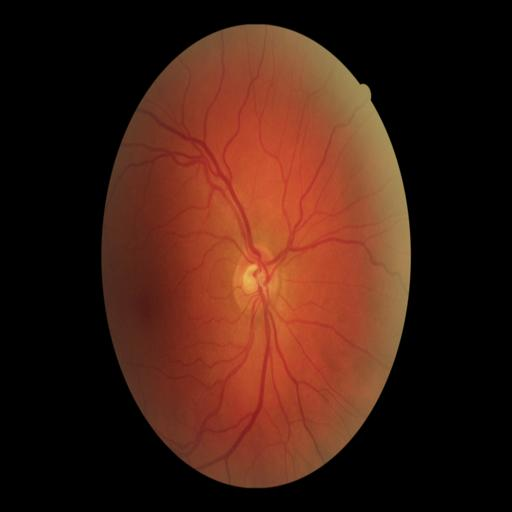
#> input picture retinal_images/181c51ba-7ec7-4727-88db-9475c76f958d.jpeg, 512 x 512 px
$ python -i retina_processor.py   (imports and definitions only)
#> lines starting #> are read from the running program, lines starting #| are printed output that depends on the picture; after the words box and inside, x2 and y2 are one past the last pixel; in counts of white or black regions, pixels touching at a corner belong together
### backend/backend-retina-analyzer/cosmos_db.py
"""
Azure Cosmos DB integration for storing and retrieving retina features.
"""
import os
from typing import Dict, Any, List, Optional
from azure.cosmos import CosmosClient, PartitionKey, exceptions
from dotenv import load_dotenv
import uuid
import json

# Load environment variables from .env file
load_dotenv()

class CosmosDBClient:
    """Client for interacting with Azure Cosmos DB."""

    def __init__(self):
        """Initialize the Cosmos DB client with connection parameters from environment variables."""
        # Get connection parameters from environment variables
        self.endpoint = os.getenv("COSMOS_ENDPOINT")
        self.key = os.getenv("COSMOS_KEY")
        self.database_name = os.getenv("COSMOS_DATABASE", "retina_database")
        self.container_name = os.getenv("COSMOS_CONTAINER", "retina_features")

        # Initialize the client
        self.client = None
        self.database = None
        self.container = None

        # Initialize connection if credentials are available
        if self.endpoint and self.key:
            self._initialize_connection()

    # [151 lines left out: functions _initialize_connection, is_connected, store_features, get_features, get_features_by_person_id, list_all_features and 1 more, not called in this run]

### backend/backend-retina-analyzer/retina_processor.py
"""
Retina image processing module for feature extraction and comparison.
"""
import cv2
import numpy as np
from skimage.feature import local_binary_pattern
from skimage.feature import hog
from skimage.measure import regionprops
from sklearn.metrics.pairwise import cosine_similarity
from typing import Dict, List, Tuple, Any, Optional, Union
from scipy.spatial import distance
from skimage.morphology import skeletonize
from skimage.feature import peak_local_max
import json
import os
import base64
from datetime import datetime
import functools
import time
from cosmos_db import CosmosDBClient
import uuid

class RetinaProcessor:
    """
    Class for processing retina images, extracting features, and comparing them.
    """
    def __init__(self):
        """Initialize the retina processor with default parameters."""
        self.blood_vessel_threshold = 30
        self.similarity_threshold = 0.95  # Threshold for determining if two retinas match
        self.standard_size = (256, 256)  # Reduced standard size for faster processing (was 512x512)
        self.bifurcation_distance_threshold = 10  # Max distance for matching bifurcation points
        self.grid_size = (8, 8)  # Grid size for spatial vessel distribution analysis

        # Create directory for storing retina data
        os.makedirs("retina_data", exist_ok=True)

        # Feature cache to avoid reprocessing the same images
        self._feature_cache = {}
        self._cache_hits = 0
        self._cache_misses = 0

        # Initialize Cosmos DB client
        self.cosmos_client = CosmosDBClient()

    # Performance monitoring decorator
    def _time_function(func):
        @functools.wraps(func)
        def wrapper(self, *args, **kwargs):
            start_time = time.time()
            result = func(self, *args, **kwargs)
            end_time = time.time()
            execution_time = end_time - start_time
            func_name = func.__name__
            if execution_time > 0.1:  # Only log slow operations
                print(f"Performance: {func_name} took {execution_time:.4f} seconds")
            return result
        return wrapper

    @_time_function
    def preprocess_image(self, image: np.ndarray) -> np.ndarray:
        """
        Preprocess the retina image for feature extraction.

        Args:
            image: Input retina image as numpy array

        Returns:
            Preprocessed image
        """
        # Resize the image to standard size
        resized = cv2.resize(image, self.standard_size, interpolation=cv2.INTER_AREA)

        # Convert to grayscale if it's a color image
        if len(resized.shape) > 2:
            gray = cv2.cvtColor(resized, cv2.COLOR_BGR2GRAY)
        else:
            gray = resized.copy()

        # Apply CLAHE (Contrast Limited Adaptive Histogram Equalization)
        clahe = cv2.createCLAHE(clipLimit=2.0, tileGridSize=(8, 8))
        enhanced = clahe.apply(gray)

        # Apply Gaussian blur to reduce noise
        blurred = cv2.GaussianBlur(enhanced, (5, 5), 0)

        return blurred

    @_time_function
    def extract_blood_vessels(self, image: np.ndarray) -> np.ndarray:
        """
        Extract blood vessels from the retina image.

        Args:
            image: Preprocessed retina image

        Returns:
            Binary image with blood vessels
        """
        # Apply adaptive thresholding to highlight blood vessels
        thresh = cv2.adaptiveThreshold(
            image, 255, cv2.ADAPTIVE_THRESH_GAUSSIAN_C,
            cv2.THRESH_BINARY_INV, 11, 2
        )

        # Apply morphological operations to enhance blood vessels
        kernel = np.ones((3, 3), np.uint8)
        opening = cv2.morphologyEx(thresh, cv2.MORPH_OPEN, kernel, iterations=1)

        return opening

    @_time_function
    def detect_optic_disc(self, image: np.ndarray) -> Tuple[Optional[Tuple[int, int]], Optional[int]]:
        """
        Detect the optic disc in the retina image.

        Args:
            image: Preprocessed retina image

        Returns:
            Tuple containing (center_x, center_y) and radius of the optic disc,
            or (None, None) if not detected
        """
        # Apply Hough Circle Transform to detect the optic disc
        circles = cv2.HoughCircles(
            image, cv2.HOUGH_GRADIENT, dp=1, minDist=50,
            param1=50, param2=30, minRadius=10, maxRadius=50  # Adjusted for smaller image size
        )

        if circles is not None:
            circles = np.uint16(np.around(circles))
            # Get the most prominent circle (likely the optic disc)
            x, y, r = circles[0, 0]
            return ((x, y), r)

        return (None, None)

    @_time_function
    def detect_bifurcation_points(self, blood_vessels: np.ndarray) -> List[Tuple[int, int]]:
        """
        Detect bifurcation points in the blood vessel network.

        Args:
            blood_vessels: Binary image with blood vessels

        Returns:
            List of (x, y) coordinates of bifurcation points
        """
        # Create a skeleton of the blood vessels
        skeleton = skeletonize(blood_vessels > 0).astype(np.uint8) * 255

        # Define kernel for detecting bifurcation points
        kernel = np.array([
            [1, 1, 1],
            [1, 10, 1],
            [1, 1, 1]
        ], dtype=np.uint8)

        # Apply the kernel to detect junction points
        result = cv2.filter2D(skeleton, -1, kernel)

        # Find points with value > 12 (central pixel + at least 3 neighbors)
        # Limit the number of points for faster processing
        max_points = 50
        bifurcation_points = peak_local_max(
            result, min_distance=5, threshold_abs=12, exclude_border=False,
            num_peaks=max_points  # Limit number of points
        )

        # Convert to list of (x, y) tuples
        return [(x, y) for y, x in bifurcation_points]

    @_time_function
    def analyze_vessel_spatial_distribution(self, blood_vessels: np.ndarray) -> np.ndarray:
        """
        Analyze the spatial distribution of blood vessels using a grid-based approach.

        Args:
            blood_vessels: Binary image with blood vessels

        Returns:
            Grid-based vessel density histogram
        """
        # Create a grid
        grid_h, grid_w = self.grid_size
        h, w = blood_vessels.shape
        cell_h, cell_w = h // grid_h, w // grid_w

        # Calculate vessel density in each grid cell
        grid_densities = np.zeros((grid_h, grid_w))

        for i in range(grid_h):
            for j in range(grid_w):
                # Get the cell region
                cell = blood_vessels[i*cell_h:(i+1)*cell_h, j*cell_w:(j+1)*cell_w]
                # Calculate vessel density in this cell
                grid_densities[i, j] = np.sum(cell > 0) / (cell_h * cell_w)

        # Flatten the grid to create a feature vector
        return grid_densities.flatten()

    def _get_image_hash(self, image: np.ndarray) -> str:
        """
        Generate a hash for an image to use as a cache key.

        Args:
            image: Input image

        Returns:
            Hash string
        """
        # Resize to tiny image for faster hashing
        tiny = cv2.resize(image, (32, 32))
        # Convert to grayscale if needed
        if len(tiny.shape) > 2:
            tiny = cv2.cvtColor(tiny, cv2.COLOR_BGR2GRAY)
        # Calculate hash
        return str(hash(tiny.tobytes()))

    @_time_function
    def extract_features(self, image: np.ndarray) -> Dict[str, Any]:
        """
        Extract features from a retina image.

        Args:
            image: Input retina image as numpy array

        Returns:
            Dictionary of extracted features
        """
        # Check if we've already processed this image
        image_hash = self._get_image_hash(image)
        if image_hash in self._feature_cache:
            self._cache_hits += 1
            print(f"Cache hit! Hits: {self._cache_hits}, Misses: {self._cache_misses}")
            return self._feature_cache[image_hash]

        self._cache_misses += 1
        print(f"Cache miss. Hits: {self._cache_hits}, Misses: {self._cache_misses}")

        # Preprocess the image (includes resizing to standard size)
        preprocessed = self.preprocess_image(image)

        # Extract blood vessels
        blood_vessels = self.extract_blood_vessels(preprocessed)

        # Detect optic disc
        optic_disc_center, optic_disc_radius = self.detect_optic_disc(preprocessed)

        # Extract LBP (Local Binary Pattern) features - use smaller number of bins
        lbp_features = local_binary_pattern(preprocessed, P=8, R=1, method='uniform')
        lbp_hist, _ = np.histogram(lbp_features, bins=8, range=(0, 8))  # Reduced from 10 to 8 bins
        lbp_hist = lbp_hist.astype(float)
        lbp_hist /= (lbp_hist.sum() + 1e-7)  # Normalize

        # Extract HOG (Histogram of Oriented Gradients) features with reduced complexity
        hog_features = hog(
            preprocessed, orientations=6,  # Reduced from 8
            pixels_per_cell=(32, 32),  # Increased from 16x16
            cells_per_block=(1, 1), visualize=False, feature_vector=True
        )

        # Calculate blood vessel density
        blood_vessel_density = np.sum(blood_vessels > 0) / (blood_vessels.shape[0] * blood_vessels.shape[1])

        # Extract region properties of blood vessels
        labeled_vessels = cv2.connectedComponents(blood_vessels)[1]
        if np.max(labeled_vessels) > 0:  # Check if any vessels were detected
            props = regionprops(labeled_vessels)

            # Calculate average vessel length and width
            if len(props) > 0:
                # Limit the number of props to process for speed
                max_props = min(50, len(props))
                props = props[:max_props]

                avg_vessel_length = np.mean([max(prop.major_axis_length, 1) for prop in props if hasattr(prop, 'major_axis_length')])
                avg_vessel_width = np.mean([max(prop.minor_axis_length, 1) for prop in props if hasattr(prop, 'minor_axis_length')])
                vessel_count = len(props)
            else:
                avg_vessel_length = 0
                avg_vessel_width = 0
                vessel_count = 0
        else:
            avg_vessel_length = 0
            avg_vessel_width = 0
            vessel_count = 0

        # Detect bifurcation points in blood vessels
        bifurcation_points = self.detect_bifurcation_points(blood_vessels)

        # Analyze spatial distribution of blood vessels
        vessel_spatial_distribution = self.analyze_vessel_spatial_distribution(blood_vessels).tolist()

        # Generate a unique ID for this feature set
        feature_id = str(uuid.uuid4())

        # Compile all features into a dictionary
        features = {
            "id": feature_id,
            "lbp_histogram": lbp_hist.tolist(),
            "hog_features": hog_features.tolist(),
            "blood_vessel_density": float(blood_vessel_density),
            "avg_vessel_length": float(avg_vessel_length),
            "avg_vessel_width": float(avg_vessel_width),
            "vessel_count": int(vessel_count),
            "optic_disc_center": optic_disc_center,
            "optic_disc_radius": optic_disc_radius,
            "bifurcation_points": bifurcation_points,
            "vessel_spatial_distribution": vessel_spatial_distribution,
            "timestamp": datetime.now().isoformat()
        }

        # Cache the result
        self._feature_cache[image_hash] = features

        # Limit cache size to prevent memory issues
        if len(self._feature_cache) > 100:
            # Remove oldest item (first key)
            oldest_key = next(iter(self._feature_cache))
            del self._feature_cache[oldest_key]

        return features

    # [250 lines left out: functions compare_features, compare_bifurcation_points, _convert_numpy_types, batch_export_features, import_features_from_json, export_features_to_json, not called in this run]

>>> import cv2
>>> picture = cv2.imread('../../retinal_images/181c51ba-7ec7-4727-88db-9475c76f958d.jpeg')
#> picture is the input picture: shape (512, 512, 3); mean B, G, R 19.4, 31, 65.2
>>> result = RetinaProcessor().extract_features(picture)
#> in _get_image_hash, `tiny = cv2.resize(image, (32, 32))`:
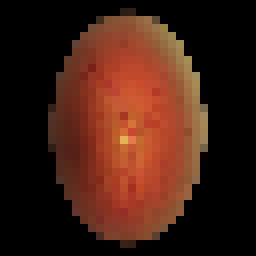
#> tiny: shape (32, 32, 3) (shown 8 times larger); mean B, G, R 19.7, 31.3, 65.5
#> in _get_image_hash, `tiny = cv2.cvtColor(tiny, cv2.COLOR_BGR2GRAY)`:
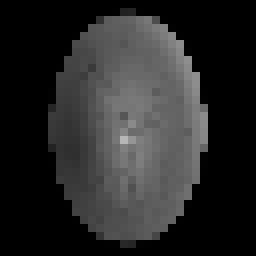
#> tiny: shape (32, 32) (shown 8 times larger); min 0, max 183, mean 40.2
#> in extract_features, `image_hash = self._get_image_hash(image)`: image_hash = '364924710080926757'
#> in preprocess_image, `gray = cv2.cvtColor(resized, cv2.COLOR_BGR2GRAY)`:
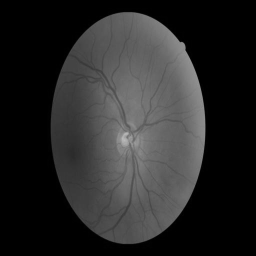
#> gray: shape (256, 256); min 0, max 186, mean 40
#> in preprocess_image, `enhanced = clahe.apply(gray)`:
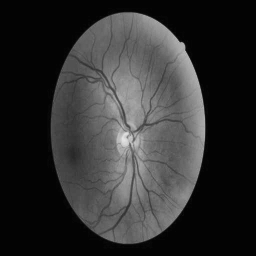
#> enhanced: shape (256, 256); min 2, max 227, mean 47.5
#> in extract_features, `blood_vessels = self.extract_blood_vessels(preprocessed)`:
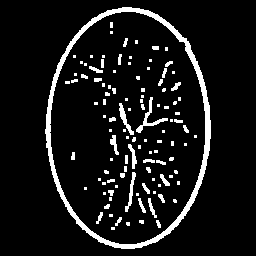
#> blood_vessels: shape (256, 256); 8.6% white; 111 white regions (72 under 20 px)
#> in extract_features, `optic_disc_center, optic_disc_radius = self.detect_optic_disc(preproce..`: optic_disc_center = (144, 64); optic_disc_radius = 43
#> in extract_features, `lbp_features = local_binary_pattern(preprocessed, P=8, R=1, method='un..`:
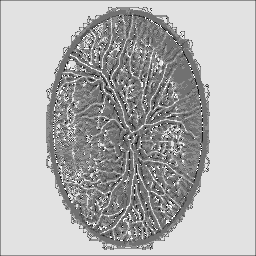
#> lbp_features: shape (256, 256) float64; min 0, max 9, mean 6.32; drawn with min black and max white
#> in extract_features, `lbp_hist, _ = np.histogram(lbp_features, bins=8, range=(0, 8))`: lbp_hist = [112, 617, 404, 3854, 13021, 8841, 1967, 35783]
#> in extract_features, `lbp_hist /= (lbp_hist.sum() + 1e-7)`: lbp_hist = [0.00173, 0.00955, 0.00625, 0.0597, 0.202, 0.137, 0.0304, 0.554]
#> in extract_features, `hog_features = hog( preprocessed, orientations=6,`: hog_features = 384 values, max 0.995 at index 276, min 0 at index 0, mean 0.228
#> in extract_features, `blood_vessel_density = np.sum(blood_vessels > 0) / (blood_vessels.shap..`: blood_vessel_density = 0.0863
#> in extract_features, `labeled_vessels = cv2.connectedComponents(blood_vessels)[1]`:
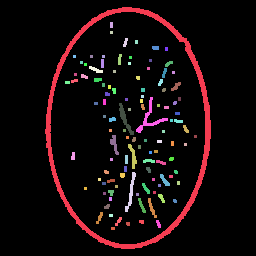
#> labeled_vessels: shape (256, 256) int32; 112 distinct labels, from 0 to 111; one colour per label, 0 black
#> in extract_features, `props = regionprops(labeled_vessels)`: props = 111 regions; largest, box (x1, y1, x2, y2) and area: (45, 7, 211, 249) 3091, (136, 97, 168, 133) 209, (119, 103, 134, 135) 142, (125, 172, 136, 212) 133, (128, 144, 137, 169) 95
#> in extract_features, `max_props = min(50, len(props))`: max_props = 50
#> in extract_features, `props = props[:max_props]`: props = 50 regions; largest, box (x1, y1, x2, y2) and area: (45, 7, 211, 249) 3091, (136, 97, 168, 133) 209, (119, 103, 134, 135) 142, (89, 66, 103, 73) 49, (171, 82, 181, 91) 45
#> in extract_features, `avg_vessel_length = np.mean([max(prop.major_axis_length, 1) for prop i..`: avg_vessel_length = 13.41
#> in extract_features, `avg_vessel_width = np.mean([max(prop.minor_axis_length, 1) for prop in..`: avg_vessel_width = 8.68
#> in extract_features, `vessel_count = len(props)`: vessel_count = 50
#> in extract_features, `bifurcation_points = self.detect_bifurcation_points(blood_vessels)`: bifurcation_points = 50 pairs, first value 63 to 194, second value 8 to 59
#> in extract_features, `vessel_spatial_distribution = self.analyze_vessel_spatial_distribution..`: vessel_spatial_distribution = 64 values, max 0.223 at index 52, min 0 at index 0, mean 0.0863
#> in wrapper, `result = func(self, *args, **kwargs)`: result = 12 items
#> result = 12 items

$ run again, on retinal_images/2706ba04-3ef5-47c2-bbca-fd031fad21f1.jpeg
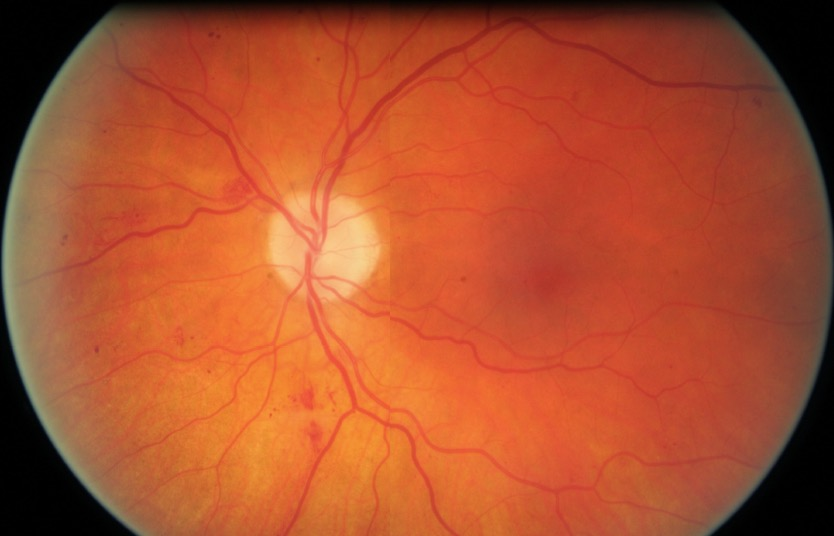
#> input picture retinal_images/2706ba04-3ef5-47c2-bbca-fd031fad21f1.jpeg, 834 x 536 px
#> picture is the input picture: shape (536, 834, 3); mean B, G, R 46.1, 80.1, 172.1
#> image_hash = '3981845591873560539'
#> in extract_features, `blood_vessels = self.extract_blood_vessels(preprocessed)`:
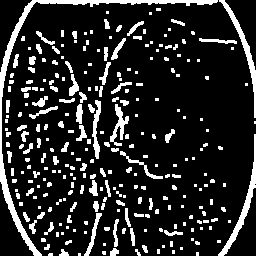
#> blood_vessels: shape (256, 256); 15.7% white; 275 white regions (172 under 20 px)
#> optic_disc_center = (60, 152); optic_disc_radius = 43
#> in extract_features, `lbp_hist, _ = np.histogram(lbp_features, bins=8, range=(0, 8))`: lbp_hist = [254, 1342, 934, 8200, 24985, 16038, 4263, 7510]
#> in extract_features, `lbp_hist /= (lbp_hist.sum() + 1e-7)`: lbp_hist = [0.004, 0.0211, 0.0147, 0.129, 0.393, 0.252, 0.0671, 0.118]
#> hog_features = 384 values, max 0.971 at index 48, min 0.0016 at index 338, mean 0.378
#> blood_vessel_density = 0.157
#> in extract_features, `labeled_vessels = cv2.connectedComponents(blood_vessels)[1]`:
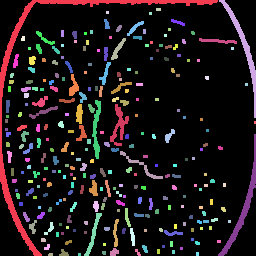
#> labeled_vessels: shape (256, 256) int32; 276 distinct labels, from 0 to 275; one colour per label, 0 black
#> in extract_features, `props = regionprops(labeled_vessels)`: props = 275 regions; largest, box (x1, y1, x2, y2) and area: (0, 0, 218, 256) 1972, (218, 134, 256, 256) 600, (219, 0, 256, 118) 537, (110, 104, 129, 146) 293, (92, 100, 101, 159) 256
#> max_props = 50
#> in extract_features, `props = props[:max_props]`: props = 50 regions; largest, box (x1, y1, x2, y2) and area: (0, 0, 218, 256) 1972, (219, 0, 256, 118) 537, (199, 38, 237, 44) 118, (111, 38, 126, 60) 106, (127, 21, 144, 36) 76
#> avg_vessel_length = 18.49
#> avg_vessel_width = 7.63
#> vessel_count = 50
#> bifurcation_points = 50 pairs, first value 22 to 229, second value 0 to 15
#> vessel_spatial_distribution = 64 values, max 0.307 at index 27, min 0.00879 at index 30, mean 0.157
#> in wrapper, `result = func(self, *args, **kwargs)`: result = 12 items

$ run again, on retinal_images/62023afe-1a54-4ae0-beab-e330b64c4515.jpeg
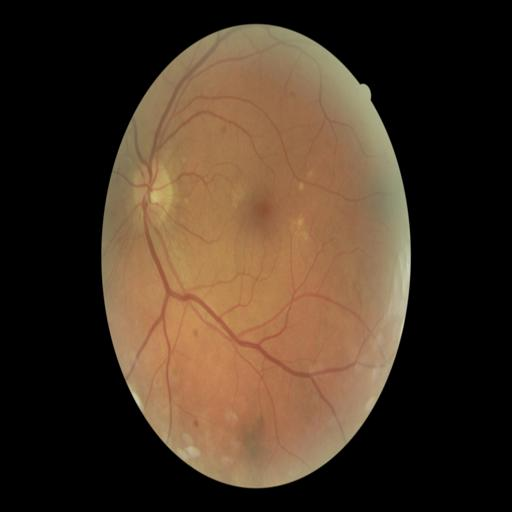
#> input picture retinal_images/62023afe-1a54-4ae0-beab-e330b64c4515.jpeg, 512 x 512 px
#> picture is the input picture: shape (512, 512, 3); mean B, G, R 37.5, 53.3, 70.6
#> image_hash = '-7597914426666245485'
#> in extract_features, `blood_vessels = self.extract_blood_vessels(preprocessed)`:
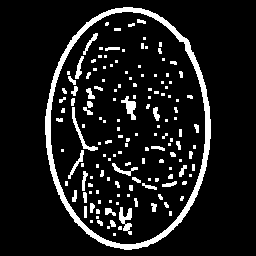
#> blood_vessels: shape (256, 256); 10.6% white; 150 white regions (95 under 20 px)
#> optic_disc_center = (118, 190); optic_disc_radius = 48
#> in extract_features, `lbp_hist, _ = np.histogram(lbp_features, bins=8, range=(0, 8))`: lbp_hist = [160, 694, 577, 4008, 13365, 8118, 1897, 35623]
#> in extract_features, `lbp_hist /= (lbp_hist.sum() + 1e-7)`: lbp_hist = [0.00248, 0.0108, 0.00895, 0.0622, 0.207, 0.126, 0.0294, 0.553]
#> hog_features = 384 values, max 0.997 at index 276, min 0 at index 0, mean 0.222
#> blood_vessel_density = 0.106
#> in extract_features, `labeled_vessels = cv2.connectedComponents(blood_vessels)[1]`:
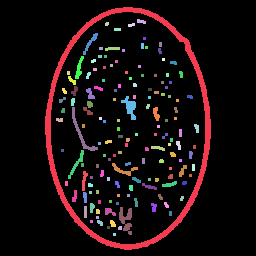
#> labeled_vessels: shape (256, 256) int32; 151 distinct labels, from 0 to 150; one colour per label, 0 black
#> in extract_features, `props = regionprops(labeled_vessels)`: props = 150 regions; largest, box (x1, y1, x2, y2) and area: (45, 7, 211, 250) 3336, (119, 207, 132, 235) 195, (72, 107, 98, 151) 188, (121, 96, 136, 120) 167, (68, 150, 84, 179) 105
#> max_props = 50
#> in extract_features, `props = props[:max_props]`: props = 50 regions; largest, box (x1, y1, x2, y2) and area: (45, 7, 211, 250) 3336, (75, 56, 84, 79) 91, (83, 33, 98, 55) 85, (86, 88, 95, 99) 57, (105, 47, 120, 51) 45
#> avg_vessel_length = 12.82
#> avg_vessel_width = 8.23
#> vessel_count = 50
#> bifurcation_points = 50 pairs, first value 67 to 187, second value 8 to 49
#> vessel_spatial_distribution = 64 values, max 0.315 at index 50, min 0 at index 0, mean 0.106
#> in wrapper, `result = func(self, *args, **kwargs)`: result = 12 items
